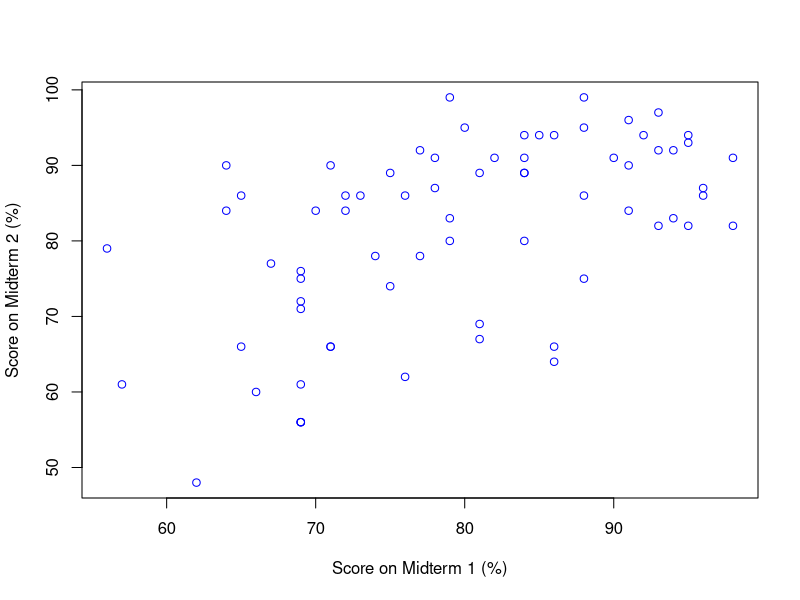
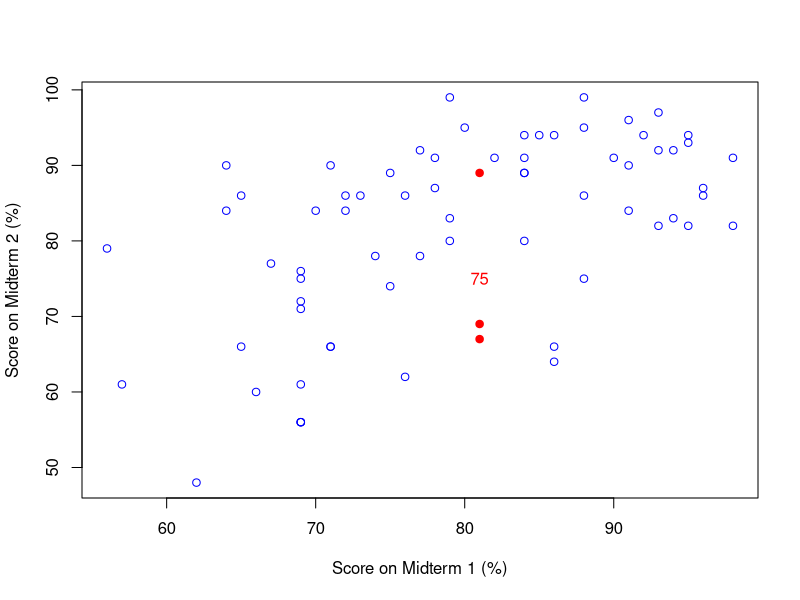
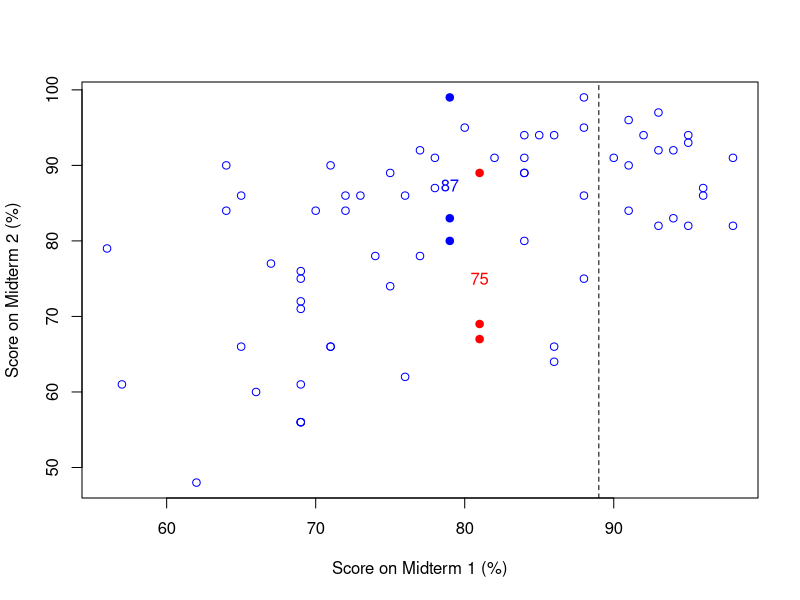
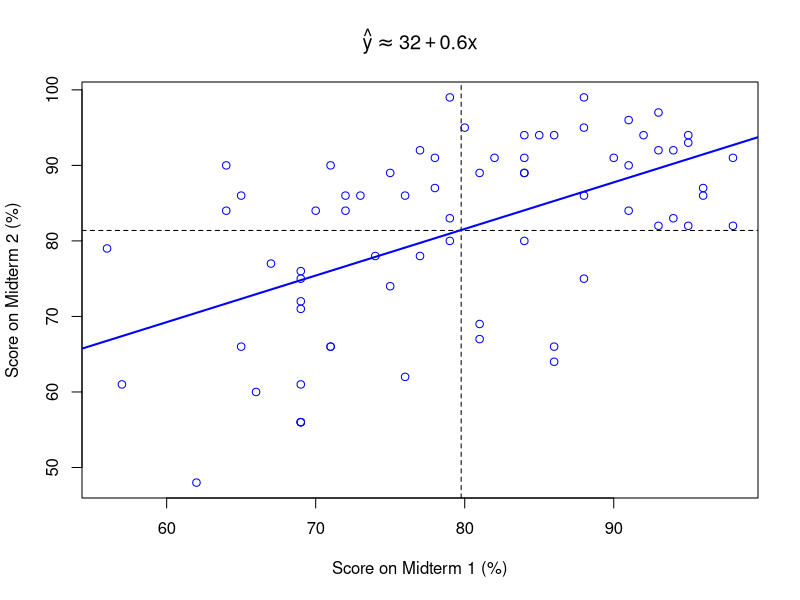
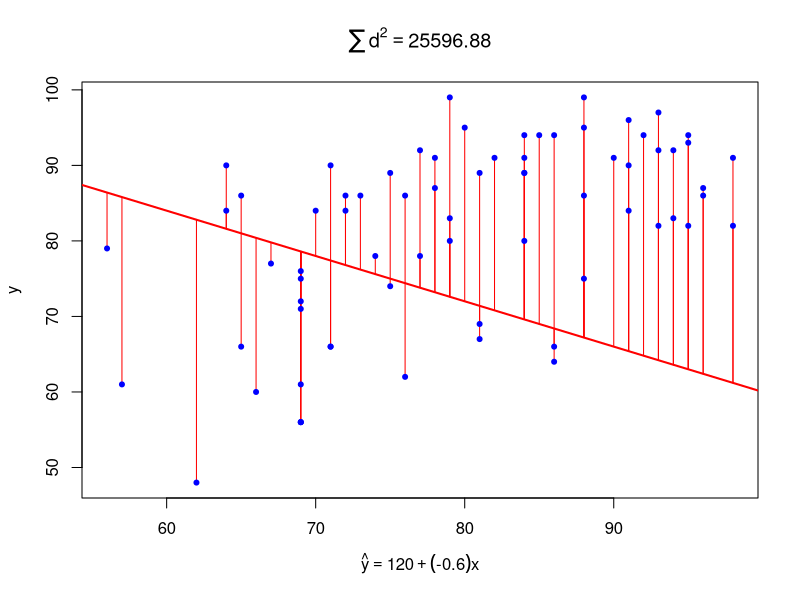
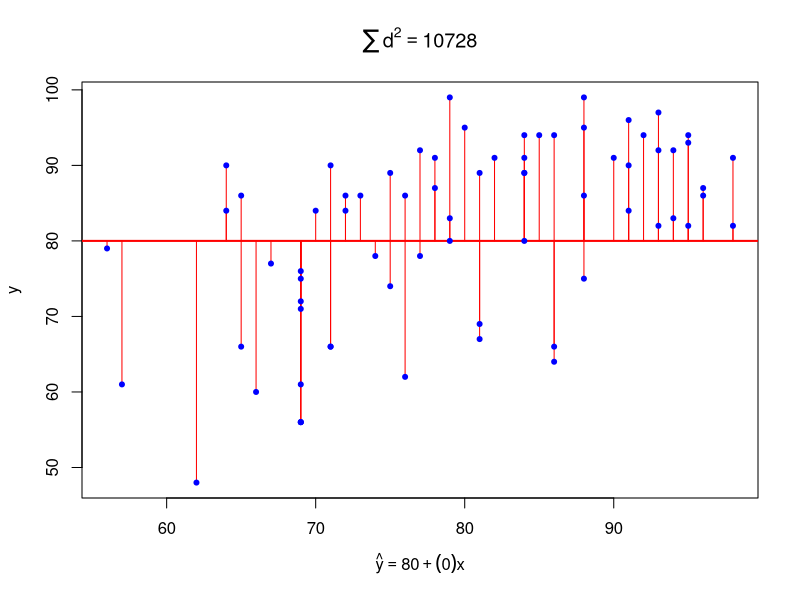
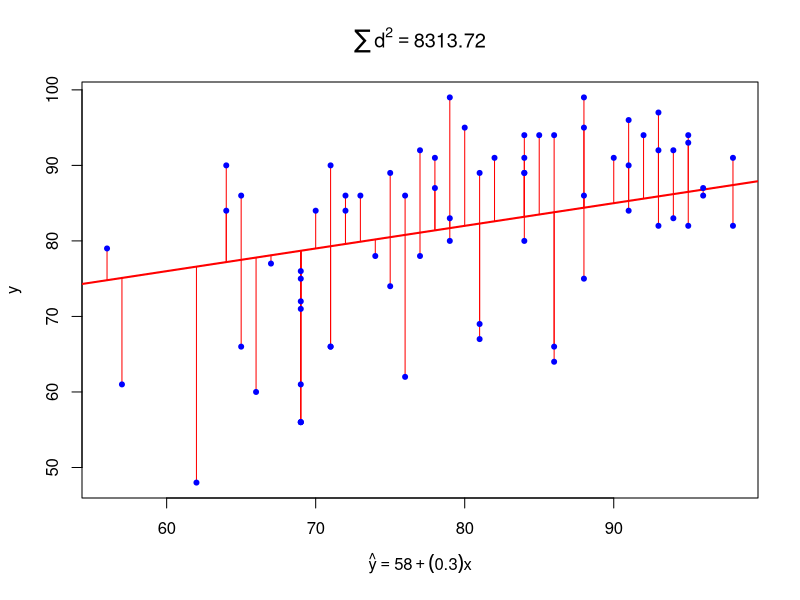
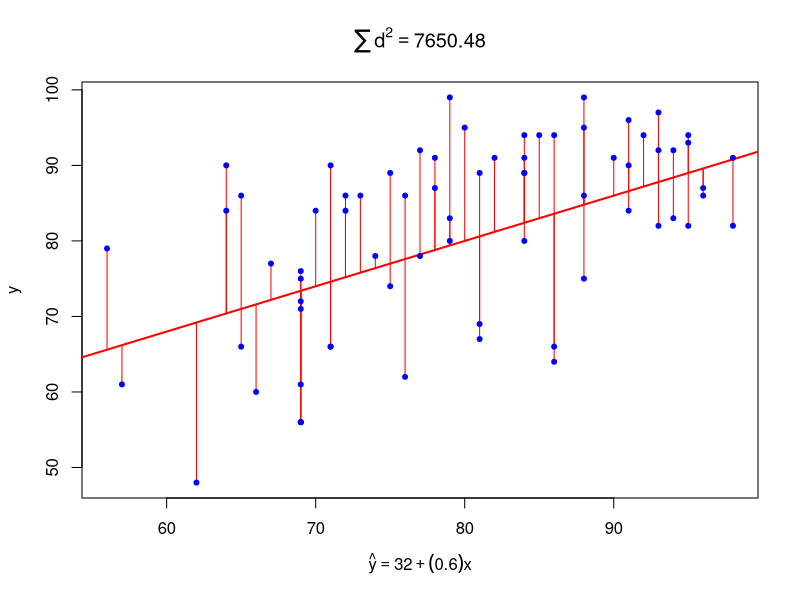

Reproduce these figures in R, in order.
setwd('~/Econ103Public/slides/Rcode/')
midterms <- read.csv('midterms.csv')

midterms <- round(midterms)
Midterm1 <- midterms[,1]
Midterm2 <- midterms[,2]

table(Midterm1)

plot(Midterm2 ~ Midterm1, xlab = 'Score on Midterm 1 (%)', ylab = 'Score on Midterm 2 (%)', col = 'blue')

plot(Midterm2 ~ Midterm1, xlab = 'Score on Midterm 1 (%)', ylab = 'Score on Midterm 2 (%)', col = ifelse(Midterm1 == 81, 'red', 'blue'), pch = ifelse(Midterm1 == 81, 19, 1))

midterms[Midterm1 == 81,]
# Midterm1 Midterm2
# 6        81       89
# 45       81       NA
# 46       81       69
# 47       81       NA
# 61       81       67

mean(Midterm2[Midterm1 == 81], na.rm = TRUE)
# [1] 75

text(81, mean(Midterm2[Midterm1 == 81], na.rm = TRUE), mean(Midterm2[Midterm1 == 81], na.rm = TRUE), col = 'red')

plot(Midterm2 ~ Midterm1, xlab = 'Score on Midterm 1 (%)', ylab = 'Score on Midterm 2 (%)', col = ifelse(Midterm1 == 81, 'red', 'blue'), pch = ifelse((Midterm1 == 81) | (Midterm1 == 79), 19, 1))


text(81, mean(Midterm2[Midterm1 == 81], na.rm = TRUE), mean(Midterm2[Midterm1 == 81], na.rm = TRUE), col = 'red')

text(79, mean(Midterm2[Midterm1 == 79], na.rm = TRUE), round(mean(Midterm2[Midterm1 == 79], na.rm = TRUE)), col = 'blue')

abline(v = 89, lty = 2)


reg <- lm(Midterm2 ~ Midterm1)

round(coef(reg),2)

plot(Midterm2 ~ Midterm1, xlab = 'Score on Midterm 1 (%)', ylab = 'Score on Midterm 2 (%)', col = 'blue', main =  expression(hat(y) %~~% 32 + 0.6*x))

#rug(Midterm1, side = 1)
#rug(Midterm2, side = 2)
abline(v = mean(Midterm1, na.rm = TRUE), lty = 2)
abline(h = mean(Midterm2, na.rm = TRUE), lty = 2)

abline(coef(reg), lwd = 2, col = 'blue')


#---------------SHOW THE DEVIATIONS FOR A GIVEN LINE
plot.ss <- function(x, y, a, b){
  
  fitted <- a + b * x
  residuals <- y - fitted
  SS <- sum(residuals^2)
  
  plot(x,y, pch = 20, col = 'white', main = bquote(sum(d^2) ==  .(SS)), xlab = bquote(hat(y) == .(a) + (.(b)) *x))
  abline(a, b, lwd = 2, col = 'red')
  segments(x0 = x, y0 = y, x1 = x, y1 = fitted, col = 'red')
  points(x,y, pch = 20, col = 'blue')
  
  
}#END plot.ss


midterms <- midterms[complete.cases(midterms),] 

plot.ss(x = midterms[,1], y = midterms[,2], a = 120, b = -0.6)

plot.ss(x = midterms[,1], y = midterms[,2], a = 80, b = 0)

plot.ss(x = midterms[,1], y = midterms[,2], a = 58, b = 0.3)

plot.ss(x = midterms[,1], y = midterms[,2], a = 32, b = 0.6)

